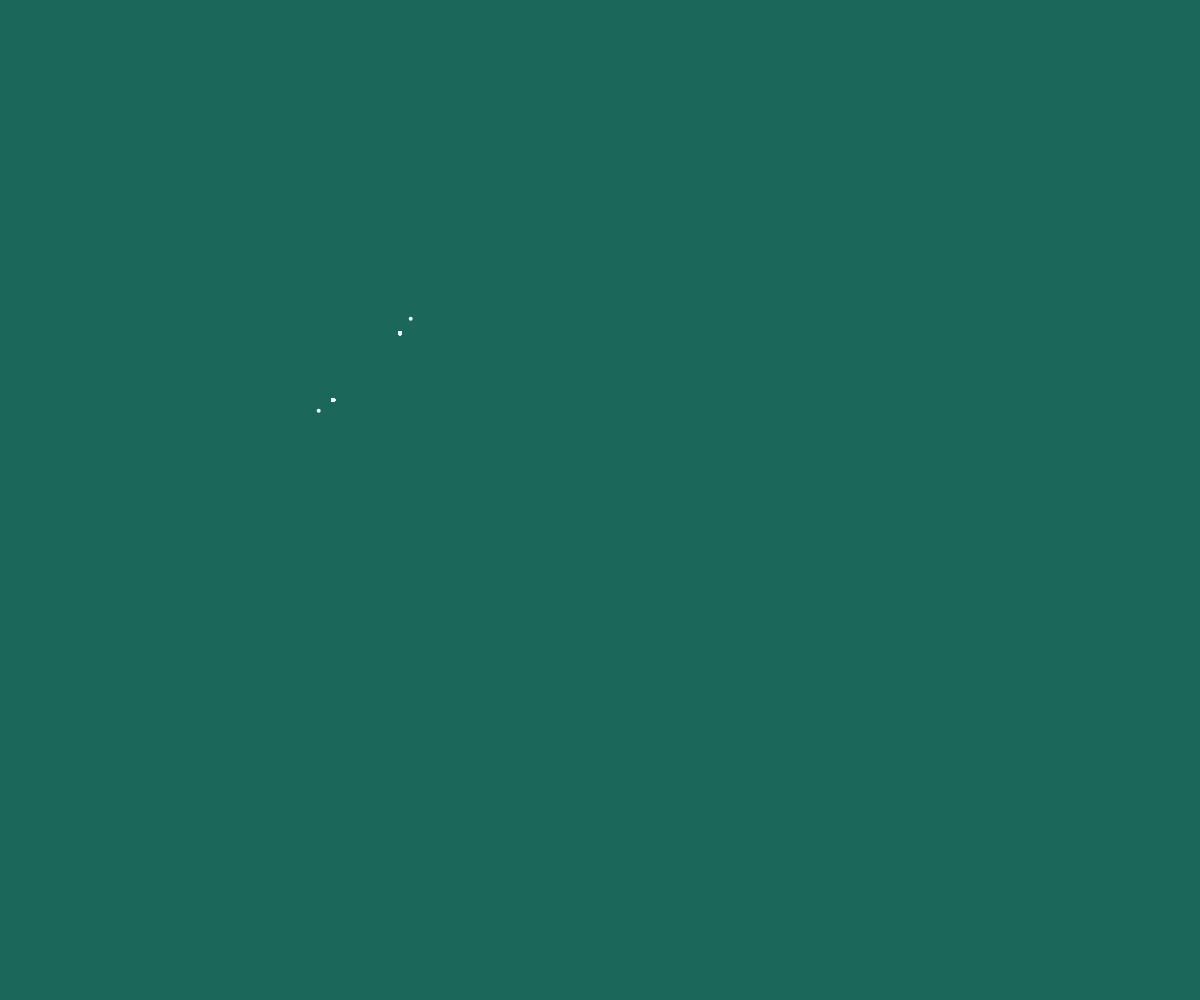
Frame 1 (no input)
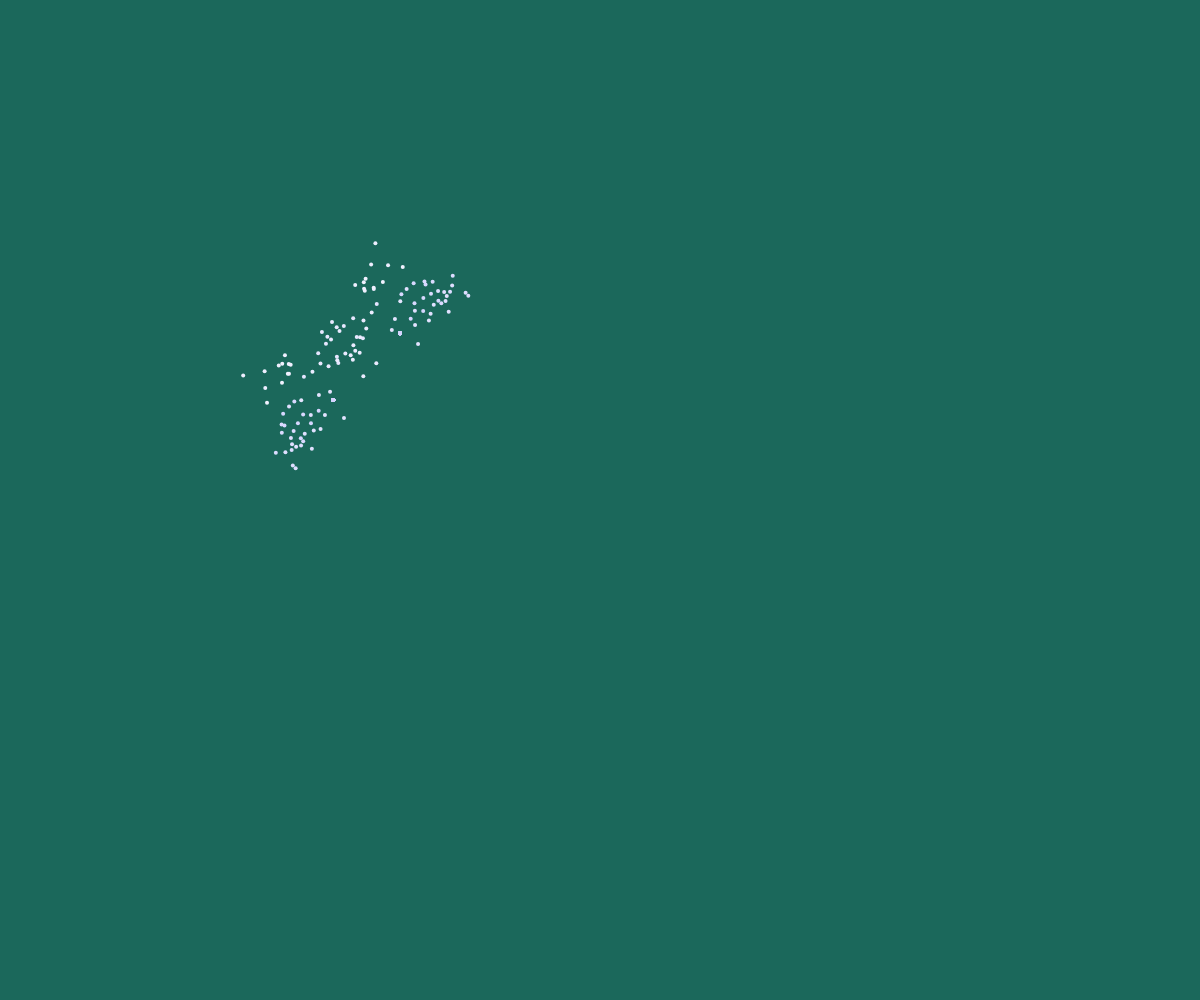
Frame 60 (no input)
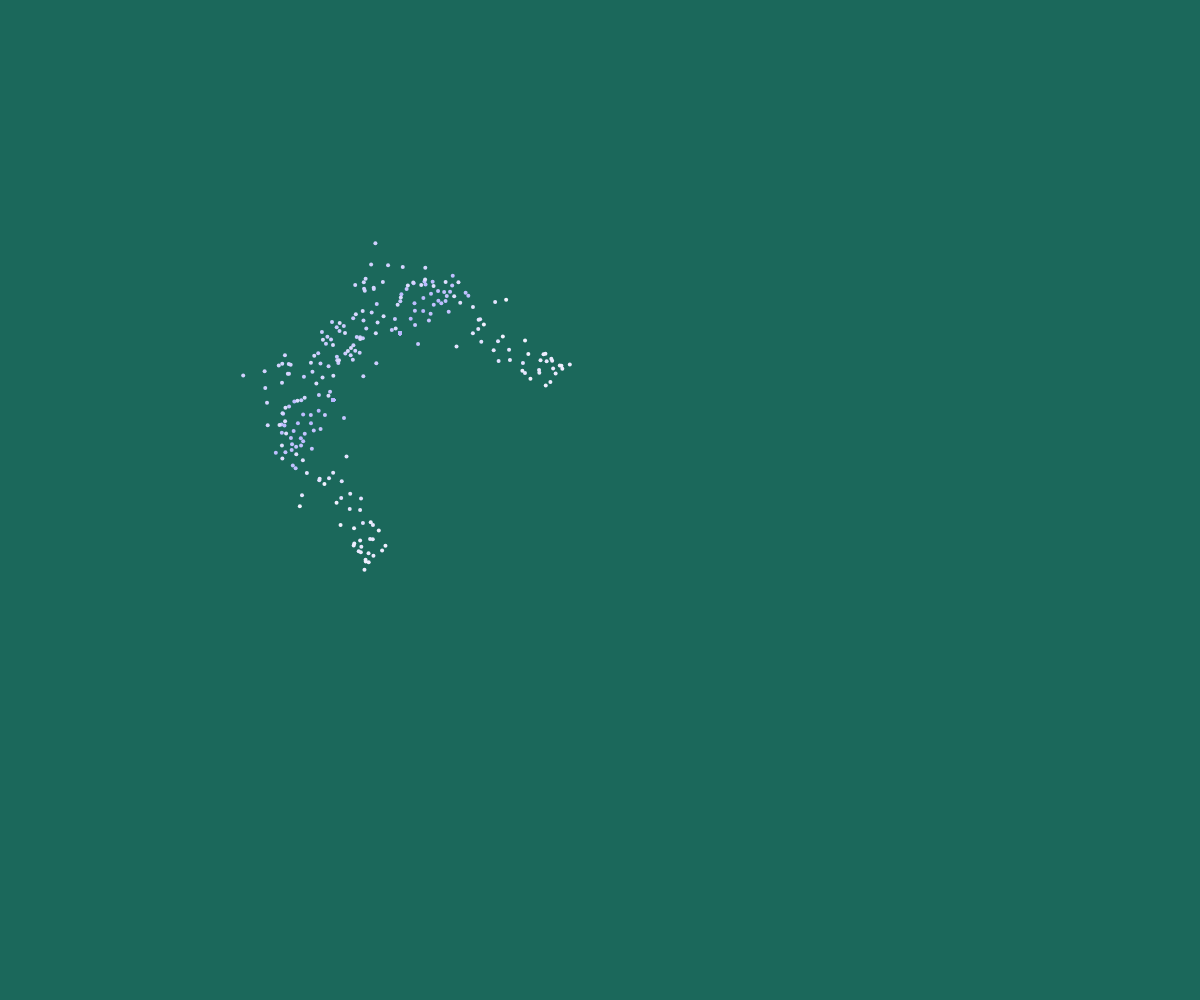
Frame 120 (the mouse pressed at the canvas centre since frame 60)

The p5.js sketch that drew these frames (run headless with seeded random() and noise() and a simulated clock; from frame 60 on, the mouse is pressed at the canvas centre):

// p5.js sketch
// ── sketch.js
var num = 2000;
var range = 6;

//position of point
var posX = [];
var posY = [];


function setup() {
    createCanvas(window.innerWidth, window.innerHeight);
  for ( var i = 0; i < num; i++ ) {
    posX[i] = width / 3;
    posY[i] = height / 3;
  }
  frameRate(500);
}

function draw() {
  background(27,104,91);

  // 2 points to left
  for ( var i = 2; i < num; i++ ) {
    posX[i - 1] = posX[i+4];
    posY[i - 1] = posY[i+4];
  }

  // Put a new value at the end of the array
  posX[num - 1] = posX[num - 1] + random(-25, 25);
  posY[num - 1] = posY[num - 1] + random(-25, 25);

  // Constrain all points to the screen
  posX[num - 1] = constrain(posX[num - 1], 0, width);
  posY[num - 1] = constrain(posY[num - 1], 0, height);

  // Draw a line connecting the points
  for ( var j = 1; j < num; j++ ) {
    var val = j*.75 / num * 255.0 + 51;
    stroke(val,val,11*val);
      strokeWeight(4);
      noFill();
    line(posY[j - 1], posX[j - 2], posY[j], posX[j]);
      line(posX[j - 4], posY[j - 1], posX[j], posY[j]);

      
  }
}
